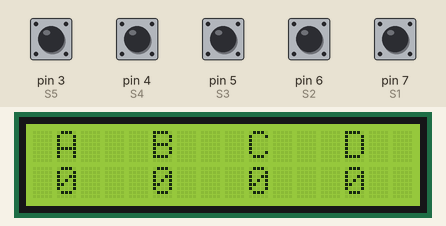
The sketch below on a simulated Arduino Uno, built with avr-gcc and run on an emulated ATmega328P. Shown: 16×2 character LCD. The test bench sets the inputs (shaded band); at power-on: pin 3 (S5), pin 4 (S4), pin 5 (S3), pin 6 (S2), pin 7 (S1) HIGH.

Above: at 5.2 s.
5.3 s: pin 3 (S5) pulled LOW for 0.15 s
At 6.3 s:
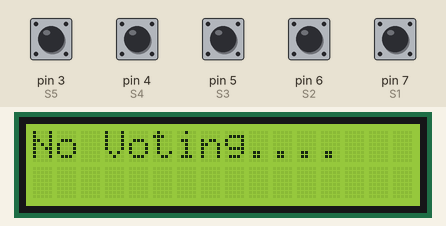
8.4 s: pin 4 (S4) pulled LOW for 0.15 s
At 9.2 s:
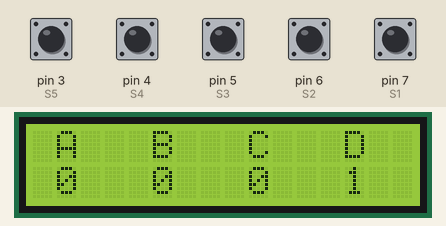
10.0 s: pin 3 (S5) pulled LOW for 1 s
At 11.1 s:
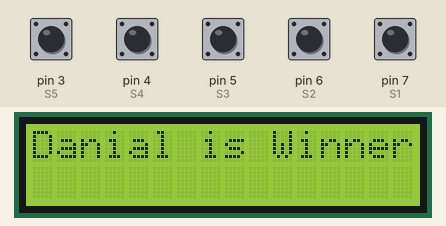
14.0 s: pin 5 (S3) pulled LOW for 0.15 s
At 14.7 s:
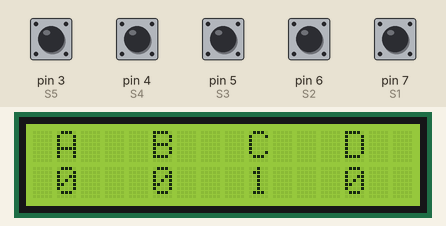
15.6 s: pin 3 (S5) pulled LOW for 0.15 s
At 16.5 s:
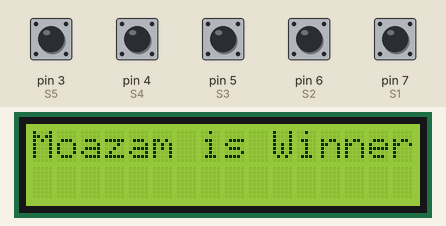
18.7 s: pin 6 (S2) pulled LOW for 0.15 s
At 19.4 s:
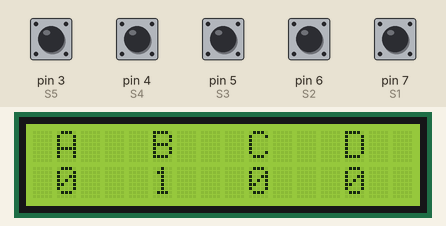
Timing chart, 0 to 21.3 s (numbered marks = the images above; inputs shaded):
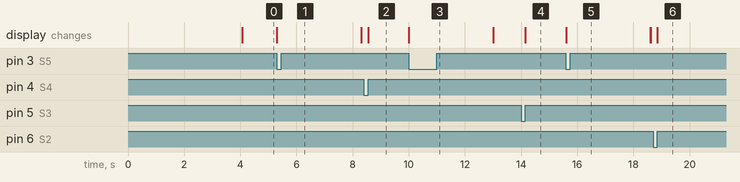

The sketch:

Src_Code.ino
```cpp
#include<LiquidCrystal.h>
LiquidCrystal lcd(13, 12, 11, 10, 9, 8); //Create an instance of the LiquidCrystal class with the specified pin numbers

//Define the pin numbers for switch
#define S1 7
#define S2 6
#define S3 5
#define S4 4
#define S5 3

//Initialize the variable to store the number of votes
int vote1 = 0;
int vote2 = 0;
int vote3 = 0;
int vote4 = 0;
void setup()
{
  // Set the mode of the pins S1-S5 as input
  pinMode(S1, INPUT);
  pinMode(S2, INPUT);
  pinMode(S3, INPUT);
  pinMode(S4, INPUT);
  pinMode(S5, INPUT);

  // Initialize the LiquidCrystal library with the specified pin numbers
  lcd.begin(16, 2);

  // Display a message on the first line of the LCD
  lcd.print("Electronic ");

  // Move the cursor to the second line of the LCD
  lcd.setCursor(0, 1);

  // Display a message on the second line of the LCD
  lcd.print(" Voting Machine ");

  // Wait for 4 seconds
  delay(4000);

  // Set the pins S1-S5 to HIGH (turn off the LEDs connected to them)
  digitalWrite(S1, HIGH);
  digitalWrite(S2, HIGH);
  digitalWrite(S3, HIGH);
  digitalWrite(S4, HIGH);
  digitalWrite(S5, HIGH);

  // Clear the LCD display
  lcd.clear();

  // Display the names of the candidates on the LCD
  lcd.setCursor(1, 0);
  lcd.print("A");
  lcd.setCursor(5, 0);
  lcd.print("B");
  lcd.setCursor(9, 0);
  lcd.print("C");
  lcd.setCursor(13, 0);
  lcd.print("D");
}

void loop()
{
  // Display candidate names and current vote counts
  lcd.setCursor(1, 0);
  lcd.print("A");
  lcd.setCursor(1, 1);
  lcd.print(vote1);
  lcd.setCursor(5, 0);
  lcd.print("B");
  lcd.setCursor(5, 1);
  lcd.print(vote2);
  lcd.setCursor(9, 0);
  lcd.print("C");
  lcd.setCursor(9, 1);
  lcd.print(vote3);
  lcd.setCursor(13, 0);
  lcd.print("D");
  lcd.setCursor(13, 1);
  lcd.print(vote4);

  // Update vote counts if a button is pressed
  if (digitalRead(S1) == 0)
    vote1++;
  while (digitalRead(S1) == 0);
  if (digitalRead(S2) == 0)
    vote2++;
  while (digitalRead(S2) == 0);
  if (digitalRead(S3) == 0)
    vote3++;
  while (digitalRead(S3) == 0);
  if (digitalRead(S4) == 0)
    vote4++;
  while (digitalRead(S4) == 0);

  // If the "end voting" button is pressed
  if (digitalRead(S5) == 0)
  {
    // Calculate total votes
    int vote = vote1 + vote2 + vote3 + vote4;
    if (vote)
    {
      // Determine the winner based on the highest number of votes
      if ((vote1 > vote2 && vote1 > vote3 && vote1 > vote4))
      {
        lcd.clear();
        lcd.print("Ahsan is Winner");
        delay(3000);
        lcd.clear();
      }
      else if ((vote2 > vote1 && vote2 > vote3 && vote2 > vote4))
      {
        lcd.clear();
        lcd.print("Basit is Winner");
        delay(3000);
        lcd.clear();
      }
      else if ((vote3 > vote1 && vote3 > vote2 && vote3 > vote4))
      {
        lcd.clear();
        lcd.print("Moazam is Winner");
        delay(3000);
        lcd.clear();
      }
      else if (vote4 > vote1 && vote4 > vote2 && vote4 > vote3)
      {
        lcd.setCursor(0, 0);
        lcd.clear();
        lcd.print("Danial is Winner");
        delay(3000);
        lcd.clear();
      }

      else if (vote4 > vote1 && vote4 > vote2 && vote4 > vote3)
      {
        lcd.setCursor(0, 0);
        lcd.clear();
        lcd.print("Danial is Winner");
        delay(3000);
        lcd.clear();
      }

      // If there is a tie or no votes, display a message indicating no result
      else
      {
        lcd.clear();
        lcd.print(" Tie Up Or ");
        lcd.setCursor(0, 1);
        lcd.print(" No Result ");
        delay(3000);
        lcd.clear();
      }

    }
    else
    {
      // Display message indicating there were no votes
      lcd.clear();
      lcd.print("No Voting....");
      delay(3000);
      lcd.clear();
    }
    // Reset all vote counts and clear the LCD
    vote1 = 0; vote2 = 0; vote3 = 0; vote4 = 0, vote = 0;
    lcd.clear();
  }
}
```

Measured:
- after the input at 5.3 s, the display: changes at once (image 1)
- after the input at 8.4 s, the display: changes after 0.15 s (image 2)
- after the input at 10.0 s, the display: changes at once (image 3)
- after the input at 14.0 s, the display: changes after 0.15 s (image 4)
- after the input at 15.6 s, the display: changes at once (image 5)
- after the input at 18.7 s, the display: changes after 0.15 s (image 6)
